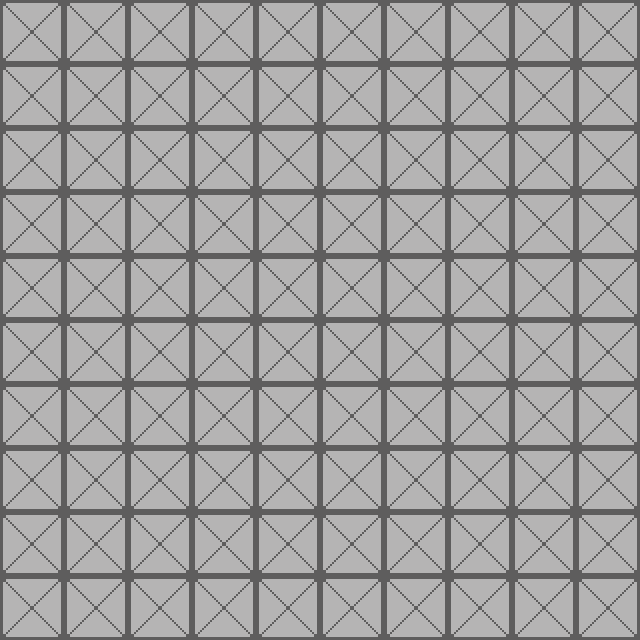

This is a level from a 2D game, rendered from its Tiled map with the project's own tilesets. A one-line summary and the map file follow, with tile-layer data summarised:
An orthogonal 10x10 tile map with 64x64 px tiles, 1 tile layer (Слой тайлов 1).

<map version="1.0" orientation="orthogonal" renderorder="right-down" width="10" height="10" tilewidth="64" tileheight="64" nextobjectid="1">
 <tileset firstgid="1" name="1" tilewidth="64" tileheight="64" tilecount="5" columns="0">
  <tile id="0">
   <image width="64" height="64" source="light.png" />
  </tile>
  <tile id="1">
   <image width="64" height="64" source="images/box_01.png" />
  </tile>
  <tile id="2">
   <image width="64" height="64" source="images/box_02.png" />
  </tile>
  <tile id="3">
   <image width="64" height="64" source="basecube01.png" />
  </tile>
  <tile id="4">
   <image width="64" height="64" source="basecube02.png" />
  </tile>
 </tileset>
 <layer name="Слой тайлов 1" width="10" height="10">
  <data>[100 cells, 100 non-empty, 1 distinct tile ids]</data>
 </layer>
</map>